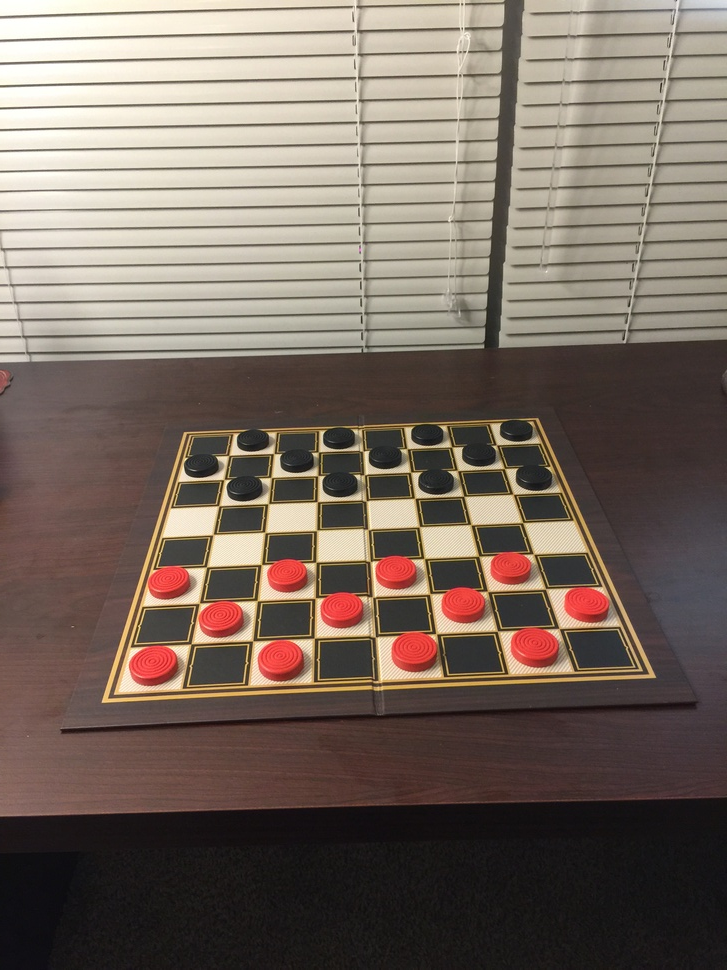
#> input picture checkers/board1/IMG_4071.JPG, 727 x 970 px, shrunk from 2448 x 3264 before the run; its folder holds only this picture in this run
$ python -i detectCircles.py   (imports and definitions only)
#> lines starting #> are read from the running program, lines starting #| are printed output that depends on the picture; after the words box and inside, x2 and y2 are one past the last pixel; in counts of white or black regions, pixels touching at a corner belong together
#> further down, picture is the input picture: shape (970, 727, 3); mean B, G, R 96.4, 106.5, 120.2
import cv2
import numpy as np
from glob import glob

def detectCircles(directory, showImage = True, rectangle = False):
	img = cv2.imread(directory, 0)
	img = cv2.medianBlur(img, 1)
	img2 = cv2.imread(directory)
	circleCenters = []
	redCenters = []
	blackCenters = []
	circles = np.uint16(np.around(cv2.HoughCircles(img, cv2.HOUGH_GRADIENT, 1, 10, param1 = 20, param2 = 45, minRadius = 10, maxRadius = 40)))
	for i in circles[0,:]:
	    chunk = img2[i[1] - int(i[2]/2): i[1] + int(i[2]/2), i[0] - int(i[2]/2): i[0] + int(i[2]/2), :]
	    pixels = chunk[:][:]
	    blue, red, green = 0, 0, 0
	    for value in pixels[2]:
	    	blue += value[0]
	    	green += value[1]
	    	red += value[2]
	    blue /= len(pixels[2])
	    green /= len(pixels[2])
	    red /= len(pixels[2])
	    if rectangle:
	    	cv2.rectangle(img2, (i[0] - int(i[2]/2), i[1] - int(i[2]/2)), (i[0] + int(i[2]/2), i[1] + int(i[2]/2)), (255, 255, 0), 3)
	    cv2.circle(img2, (i[0], i[1]), i[2], (0,255,0), 5)
	    if 2 * red / (1.0 * blue + green) > 1.5:
	    	#cv2.circle(img2, (i[0], i[1]), i[2], (100,100,255), 5)
	    	redCenters.append((i[0], i[1]))
	    else:
	    	#cv2.circle(img2, (i[0], i[1]), i[2], (255, 255, 0), 5)
	    	blackCenters.append((i[0], i[1]))
	    circleCenters.append((i[0], i[1]))
	if showImage:
		cv2.imshow('circles', img2)
		cv2.waitKey(0)
		cv2.destroyAllWindows()
	return redCenters, blackCenters

def detectCirclesImages(image, showImage = True, rectangle = False):
#> called with showImage = True, rectangle = False
	img = cv2.cvtColor(image, cv2.COLOR_BGR2GRAY)
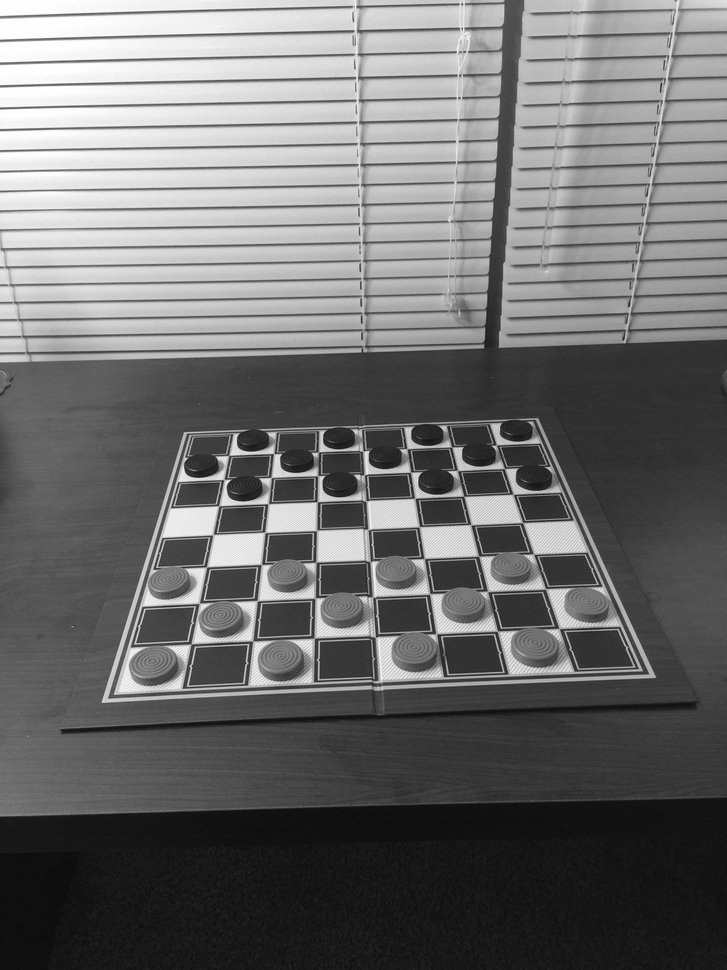
#> img: shape (970, 727); min 10, max 255, mean 109.4
	img = cv2.medianBlur(img, 1)
	img2 = image
	circleCenters = []
	redCenters = []
	blackCenters = []
	circles = np.uint16(np.around(cv2.HoughCircles(img, cv2.HOUGH_GRADIENT, 1, 10, param1 = 20, param2 = 45, minRadius = 10, maxRadius = 40)))
#> circles = [[364, 912, 32], [154, 676, 35], [150, 650, 27], [282, 664, 25], [538, 646, 22], [242, 468, 25], [156, 658, 17], [282, 654, 18], [416, 648, 17], [512, 892, 17]]
	for i in circles[0,:]:
	    chunk = img2[i[1] - int(i[2]/2): i[1] + int(i[2]/2), i[0] - int(i[2]/2): i[0] + int(i[2]/2), :]
	    pixels = chunk[:][:]
	    blue, red, green = 0, 0, 0
	    for value in pixels[2]:
	    	blue += value[0]
	    	green += value[1]
	    	red += value[2]
	    blue /= len(pixels[2])
	    green /= len(pixels[2])
	    red /= len(pixels[2])
	    if rectangle:
	    	cv2.rectangle(img2, (i[0] - int(i[2]/2), i[1] - int(i[2]/2)), (i[0] + int(i[2]/2), i[1] + int(i[2]/2)), (255, 255, 0), 5)
	    if 2 * red / (1.0 * blue + green) > 1.5:
	    	cv2.circle(img2, (i[0], i[1]), i[2], (100,100,255), 5)
	    	redCenters.append((i[0], i[1]))
	    else:
	    	cv2.circle(img2, (i[0], i[1]), i[2], (255, 255, 0), 5)
	    	blackCenters.append((i[0], i[1]))
	    circleCenters.append((i[0], i[1]))
#> this loop made 10 passes
#> (i, blue, red, green) on passes 1 to 10: ([364, 912, 32], 21.34, 23.84, 21.47), ([154, 676, 35], 66.65, 238.8, 67.59), ([150, 650, 27], 90.65, 208.3, 93.19), ([282, 664, 25], 65.88, 240.2, 67.96), ([538, 646, 22], 61.23, 231.5, 63.95), ([242, 468, 25], 42.29, 62.29, 57.58), ([156, 658, 17], 74.75, 249.9, 76.56), ([282, 654, 18], 71.5, 246.9, 73.78), ([416, 648, 17], 57.75, 234.1, 63.69), ([512, 892, 17], 19.81, 21.81, 20.31)
#> pass 1, in detectCirclesImages, `chunk = img2[i[1] - int(i[2]/2): i[1] + int(i[2]/2), i[0] - int(i[2]/2..`:
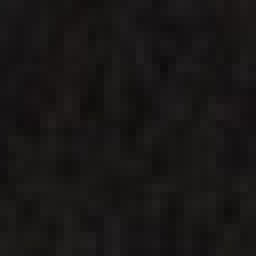
#> chunk: shape (32, 32, 3) (shown 8 times larger); mean B, G, R 21.6, 22.4, 24.1
#> pass 2, in detectCirclesImages, `chunk = img2[i[1] - int(i[2]/2): i[1] + int(i[2]/2), i[0] - int(i[2]/2..`:
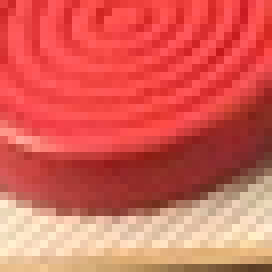
#> chunk: shape (34, 34, 3) (shown 8 times larger); mean B, G, R 86.8, 97.2, 215.2
#> pass 3, in detectCirclesImages, `chunk = img2[i[1] - int(i[2]/2): i[1] + int(i[2]/2), i[0] - int(i[2]/2..`:
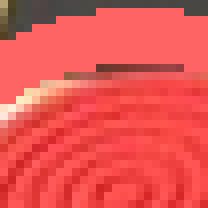
#> chunk: shape (26, 26, 3) (shown 8 times larger); mean B, G, R 81.2, 83.7, 229.9
#> after the loop:
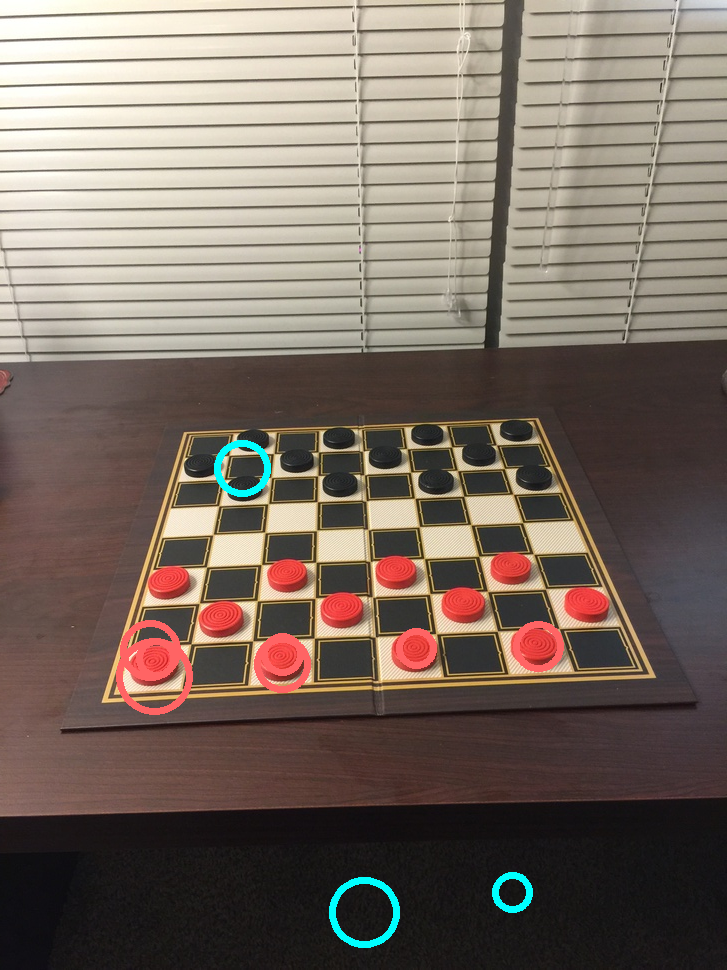
#> img2: shape (970, 727, 3); 1.33% of pixels changed, all inside (x1, y1, x2, y2) = (116, 440, 564, 948)
#> after the loop, blackCenters = [(364, 912), (242, 468), (512, 892)]; circleCenters = [(364, 912), (154, 676), (150, 650), (282, 664), (538, 646), (242, 468), (156, 658), (282, 654), (416, 648), (512, 892)]; redCenters = [(154, 676), (150, 650), (282, 664), (538, 646), (156, 658), (282, 654), (416, 648)]
	if showImage:
		cv2.imshow('circles', img2)
		cv2.waitKey(0)
		cv2.destroyAllWindows()
	return redCenters, blackCenters

#detectCircles("board.png", True, True)

>>> import cv2
>>> picture = cv2.imread('checkers/board1/IMG_4071.JPG')
>>> result = detectCirclesImages(picture)
#> result = ([(154, 676), (150, 650), (282, 664), (538, 646), (156, 658), (282, 654), (416, 648)], [(364, 912), (242, 468), (512, 892)])

$ run again, on checkers/board1/IMG_4072.JPG
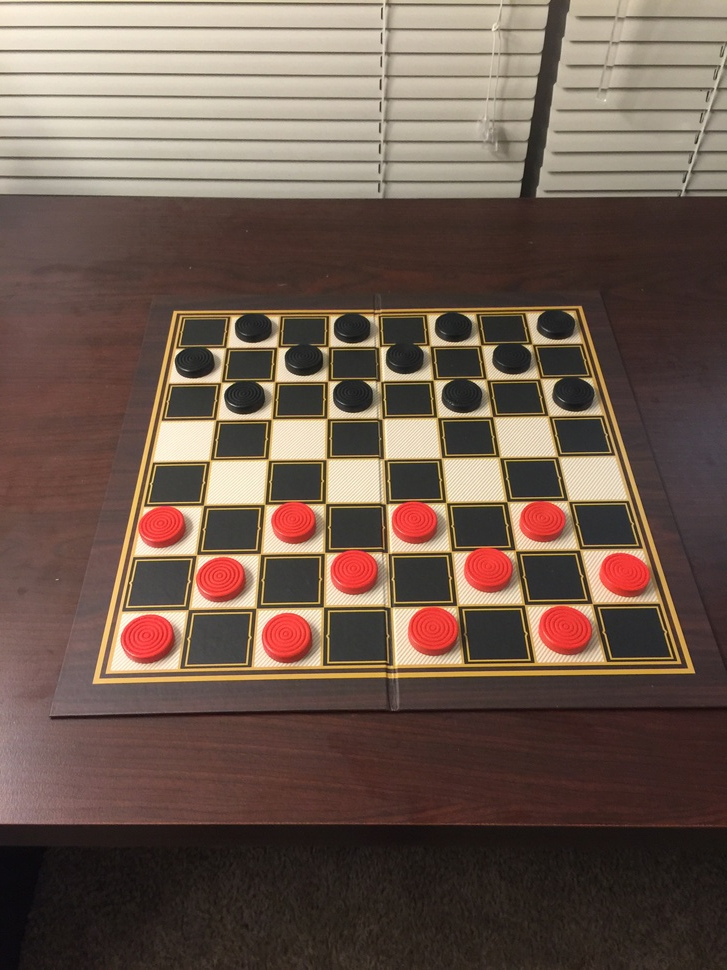
#> input picture checkers/board1/IMG_4072.JPG, 727 x 970 px, shrunk from 2448 x 3264 before the run
#> picture is the input picture: shape (970, 727, 3); mean B, G, R 79, 90.7, 110.7
#> in detectCirclesImages, `img = cv2.cvtColor(image, cv2.COLOR_BGR2GRAY)`:
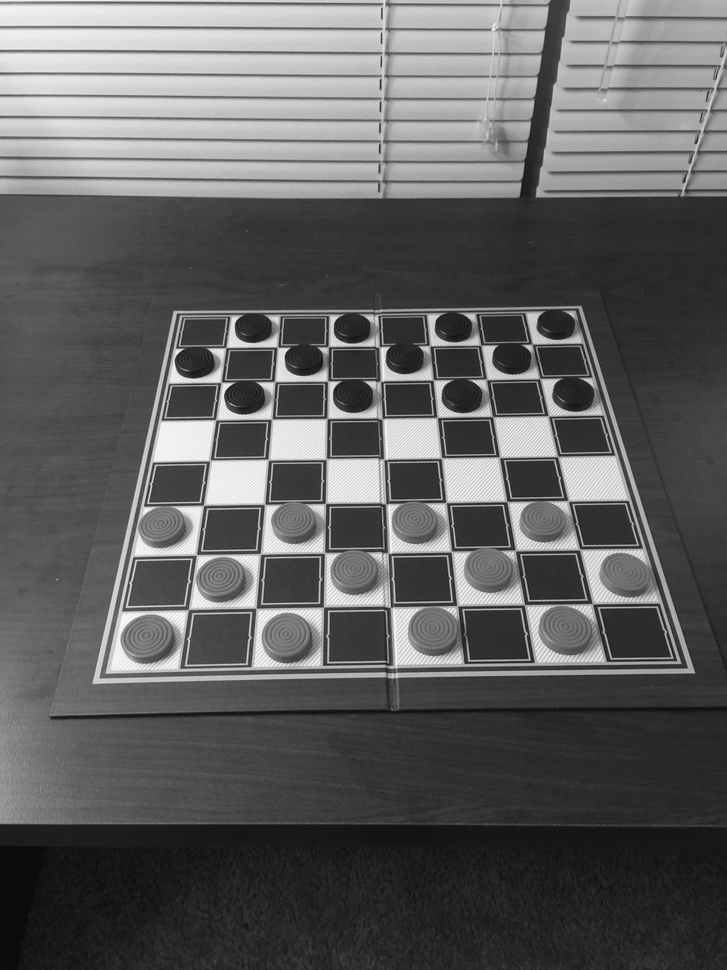
#> img: shape (970, 727); min 8, max 252, mean 95.4
#> circles = 28 rows, first 8: [146, 638, 34], [540, 518, 35], [290, 636, 29], [354, 572, 24], [432, 628, 22], [566, 636, 29], [568, 622, 25], [628, 576, 29]
#> the loop in detectCirclesImages, `for i in circles[0,:]:` made 28 passes
#> (i, blue, red, green) on passes 1 to 8: ([146, 638, 34], 70.44, 247.6, 71.44), ([540, 518, 35], 84.71, 231.5, 114.9), ([290, 636, 29], 63.57, 246.9, 68.5), ([354, 572, 24], 58.58, 245, 62.79), ([432, 628, 22], 55.95, 240.5, 63.23), ([566, 636, 29], 51.29, 232.2, 55.29), ([568, 622, 25], 65.58, 239.8, 68.25), ([628, 576, 29], 55.29, 242.4, 57.64)
#> after the loop in detectCirclesImages, `for i in circles[0,:]:`:
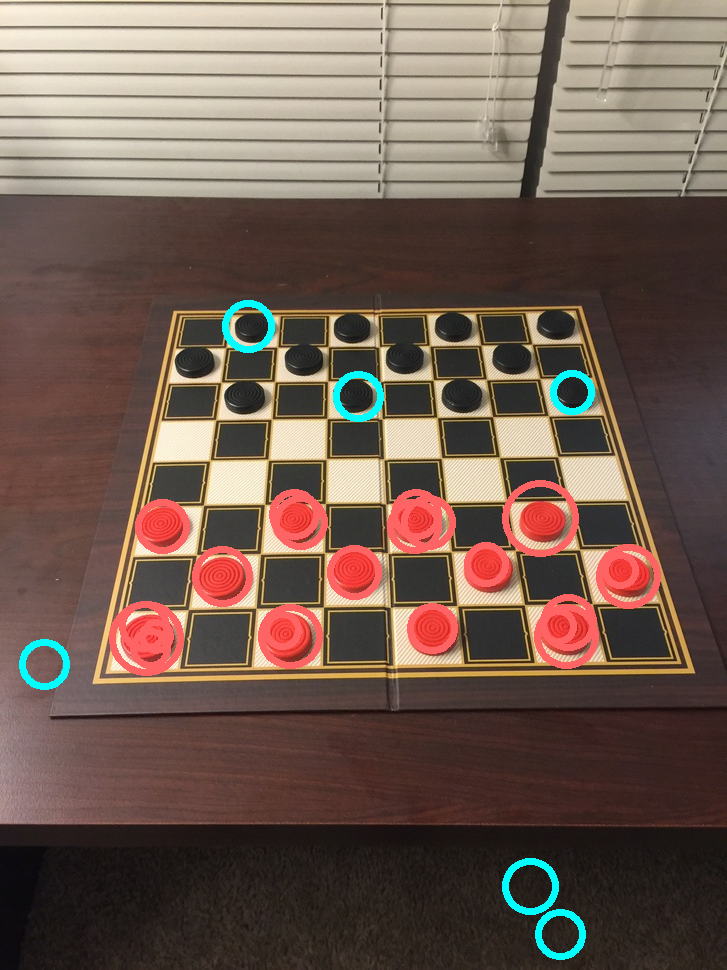
#> img2: shape (970, 727, 3); 3.71% of pixels changed, all inside (x1, y1, x2, y2) = (19, 300, 661, 960)
#> after the loop in detectCirclesImages, `for i in circles[0,:]:`: blackCenters = [(530, 886), (44, 664), (560, 934), (358, 396), (248, 326), (572, 392)]; circleCenters = 28 pairs, first value 44 to 628, second value 326 to 934; redCenters = [(146, 638), (540, 518), (290, 636), (354, 572), (432, 628), (566, 636), (568, 622), (628, 576), (222, 576), (162, 526), (300, 522), (414, 526), (416, 514), (294, 514), (144, 626), (428, 522), (486, 564), (150, 648), (282, 630), (558, 626), (620, 570), (156, 636)]

$ run again, on checkers/board1/IMG_4073.JPG
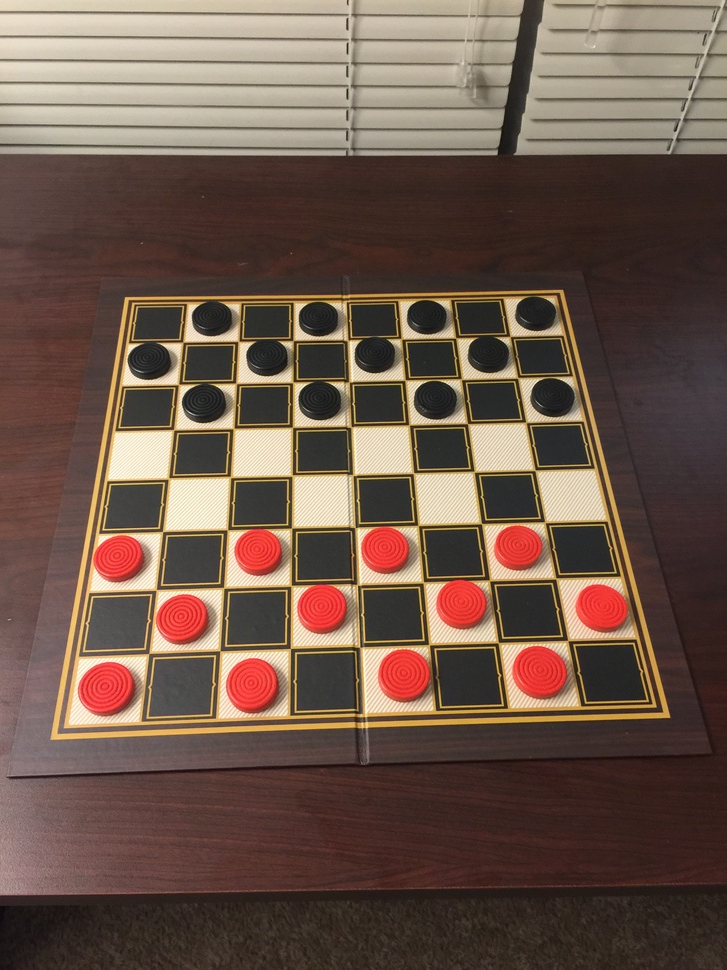
#> input picture checkers/board1/IMG_4073.JPG, 727 x 970 px, shrunk from 2448 x 3264 before the run
#> picture is the input picture: shape (970, 727, 3); mean B, G, R 74.7, 87.1, 109
#> in detectCirclesImages, `img = cv2.cvtColor(image, cv2.COLOR_BGR2GRAY)`:
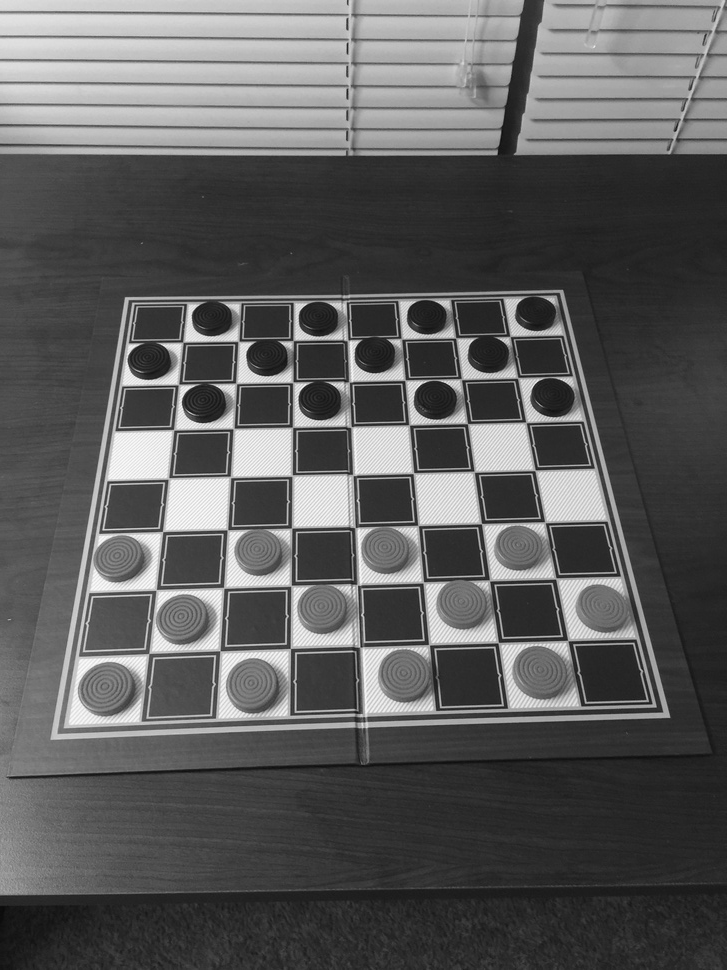
#> img: shape (970, 727); min 10, max 252, mean 92.3
#> circles = 38 rows, first 8: [110, 684, 35], [522, 546, 29], [120, 562, 27], [540, 672, 27], [384, 558, 33], [112, 694, 27], [404, 674, 24], [258, 552, 24]
#> the loop in detectCirclesImages, `for i in circles[0,:]:` made 38 passes
#> (i, blue, red, green) on passes 1 to 8: ([110, 684, 35], 65.79, 244.5, 67.85), ([522, 546, 29], 54.25, 231.4, 61.11), ([120, 562, 27], 63.31, 244.7, 65.77), ([540, 672, 27], 51.35, 233.6, 54.12), ([384, 558, 33], 53.62, 238.7, 58.38), ([112, 694, 27], 63, 239.7, 62.65), ([404, 674, 24], 53.67, 240.6, 60.04), ([258, 552, 24], 56.92, 242.8, 63.33)
#> after the loop in detectCirclesImages, `for i in circles[0,:]:`:
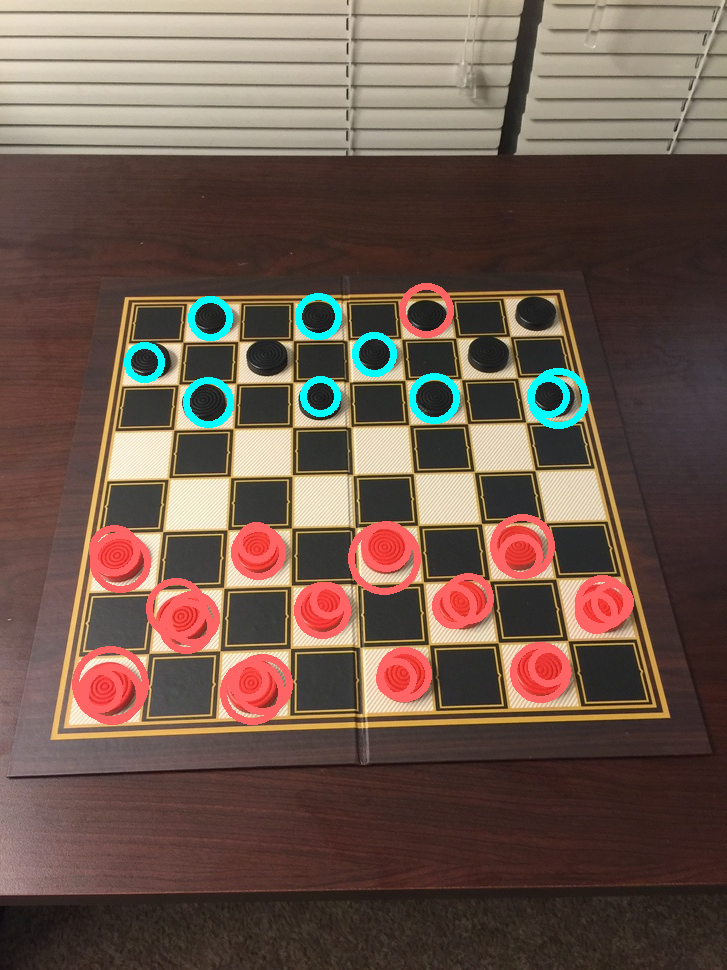
#> img2: shape (970, 727, 3); 4.64% of pixels changed, all inside (x1, y1, x2, y2) = (72, 283, 634, 725)
#> after the loop in detectCirclesImages, `for i in circles[0,:]:`: blackCenters = [(558, 398), (434, 398), (144, 362), (208, 402), (320, 396), (374, 354), (210, 318), (318, 316), (548, 396)]; circleCenters = 38 pairs, first value 100 to 612, second value 310 to 694; redCenters = 29 pairs, first value 100 to 612, second value 310 to 694
